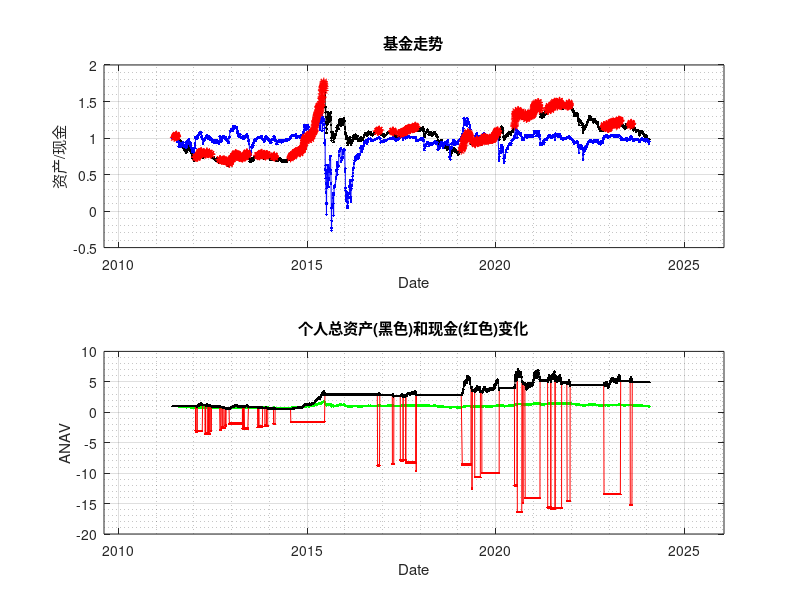

The MATLAB source for this figure:

%DataChinaFundCached('001588'  , '2000-01-01' , '2024-10-11');
load('dataCache.mat');

%     F510300: [2856×2 double]
%     F510500: [2658×2 double]
%     F290010: [3077×2 double]  泰信中证200指数(290010.OF) 
%     F001588: [2084×2 double]  天弘中证800A 
%     F270042: [2755×2 double]  广发纳指100ETF联接人民币 



selData = data.F290010;




date = selData(:,1);

price = selData(:,2);


share = price*0;
invst = price*0;
money = price*0;

capital= money + share .*  price;
 

N=length(date);

% 做价格涨跌

dp    = price*0;
ddp  = price*0;
mdp   = price*0;

money(1)=1;

for i=2:N
	dp(i)=price(i)/price(i-1)-1;
	in=i-50;
	if (in<1) in=1; end
	 
	
	mdp(i)= mdp(i-1) + ( dp(i) * abs(dp(i))   -  mdp(i-1))/50;
	 
	share(i)=share(i-1);
	money(i)=money(i-1);
	
	
	capital(i)= money (i)+ share(i)*  price(i);
	
	if (i>100)
		if (mdp(i-1)>0 )
			if (money(i-1)>0)  
			 

				share(i)=4*money(i-1)/price(i);
				money(i)=0-3*money(i-1); 

			end
		else
			 
			share(i)=0;
			money(i)=money(i)+share(i-1) *price(i); 
        end
			
        
        
	end

end

 


capital= money + share .*  price;




subplot(2,1,1);
plot(date, price, 'k.-'); hold on; 
plot(date,mdp*10000/4+1, 'b.-'); hold on; 
plot(date(mdp>0), price(mdp>0), 'r*'); hold on; 
xlabel('Date');ylabel('资产/现金');
title('基金走势');
datetick('x', 'yyyy','keeplimits');
grid on;
grid minor;
hold off;



subplot(2,1,2);
% plot(date, price/mean(price), 'g.-'); hold on; 
% plot(date, money/mean(capital), 'r.-'); hold on; 
% plot(date, capital/mean(capital), 'k.-'); hold on;
plot(date, price/price(1), 'g.-'); hold on; 
plot(date, money/capital(1), 'r.-'); hold on; 
plot(date, capital/capital(1), 'k.-'); hold on;
xlabel('Date');
ylabel('ANAV');
title('个人总资产(黑色)和现金(红色)变化');
datetick('x', 'yyyy','keeplimits');
grid on;
grid minor;
hold off;
 
 %% 日平均资产增长率
 

daily=mean(capital(2:end)./ capital(1:end-1));

realdailyly = daily^( N / (date(end)-date(1)) ) ;

yearly1_capital = realdailyly^365




daily=mean(capital(2002:end)./ capital(2001:end-1));

realdailyly = daily^( 855 / (date(end)-date(2001)) ) ;

yearly1_capital = realdailyly^365










daily=mean(price(2:end)./ price(1:end-1));

realdailyly = daily^( N / (date(end)-date(1)) ) ;

yearly_price = realdailyly^365

